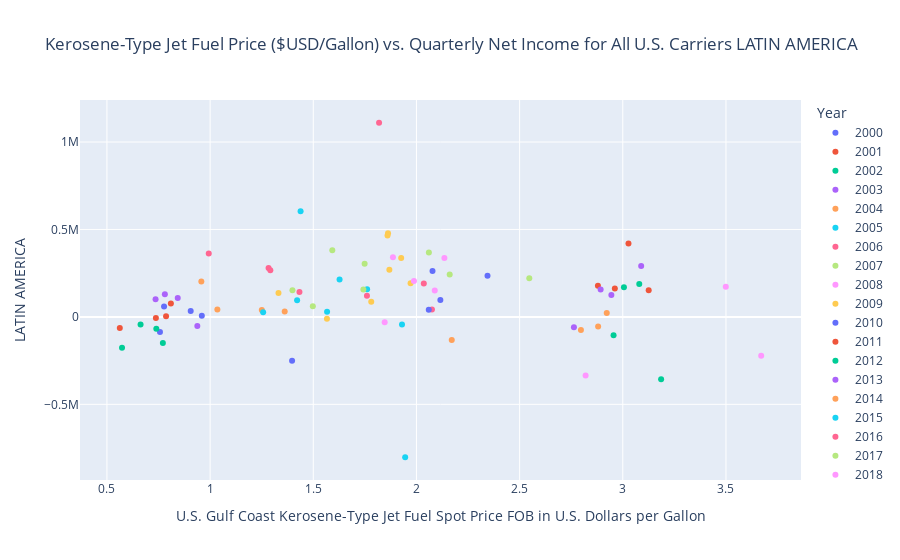

The notebook cell saved with this chart:
### Code cell
fig3 = px.scatter(income_and_fuel, x='U.S. Gulf Coast Kerosene-Type Jet Fuel Spot Price FOB in U.S. Dollars per Gallon',
                 y='LATIN AMERICA', hover_name='PERIOD', title='Kerosene-Type Jet Fuel Price ($USD/Gallon) vs. Quarterly Net Income for All U.S. Carriers LATIN AMERICA',
                color='Year')
fig3.show()

### Figure 1 — Plotly figure (JSON) as saved in the notebook; plotly's stock layout.template omitted (floating-point values rounded to 4 significant figures)
{"data": [{"hovertemplate": "<b>%{hovertext}</b><br><br>Year=2000<br>U.S. Gulf Coast Kerosene-Type Jet Fuel Spot Price FOB in U.S. Dollars per Gallon=%{x}<br>LATIN AMERICA=%{y}<extra></extra>", "hovertext": ["2000 - Quar 1", "2000 - Quar 2", "2000 - Quar 3", "2000 - Quar 4"], "legendgroup": "2000", "marker": {"color": "#636efa", "symbol": "circle"}, "mode": "markers", "name": "2000", "orientation": "v", "showlegend": true, "type": "scatter", "x": [0.7768, 0.757, 0.9059, 0.9599], "xaxis": "x", "y": [58927, -86040, 33056, 6639], "yaxis": "y"}, {"hovertemplate": "<b>%{hovertext}</b><br><br>Year=2001<br>U.S. Gulf Coast Kerosene-Type Jet Fuel Spot Price FOB in U.S. Dollars per Gallon=%{x}<br>LATIN AMERICA=%{y}<extra></extra>", "hovertext": ["2001 - Quar 1", "2001 - Quar 2", "2001 - Quar 3", "2001 - Quar 4"], "legendgroup": "2001", "marker": {"color": "#EF553B", "symbol": "circle"}, "mode": "markers", "name": "2001", "orientation": "v", "showlegend": true, "type": "scatter", "x": [0.8099, 0.7865, 0.7372, 0.5623], "xaxis": "x", "y": [76822, 3683, -6375, -63631], "yaxis": "y"}, {"hovertemplate": "<b>%{hovertext}</b><br><br>Year=2002<br>U.S. Gulf Coast Kerosene-Type Jet Fuel Spot Price FOB in U.S. Dollars per Gallon=%{x}<br>LATIN AMERICA=%{y}<extra></extra>", "hovertext": ["2002 - Quar 1", "2002 - Quar 2", "2002 - Quar 3", "2002 - Quar 4"], "legendgroup": "2002", "marker": {"color": "#00cc96", "symbol": "circle"}, "mode": "markers", "name": "2002", "orientation": "v", "showlegend": true, "type": "scatter", "x": [0.5731, 0.6629, 0.7393, 0.771], "xaxis": "x", "y": [-176148, -44110, -67435, -149090], "yaxis": "y"}, {"hovertemplate": "<b>%{hovertext}</b><br><br>Year=2003<br>U.S. Gulf Coast Kerosene-Type Jet Fuel Spot Price FOB in U.S. Dollars per Gallon=%{x}<br>LATIN AMERICA=%{y}<extra></extra>", "hovertext": ["2003 - Quar 1", "2003 - Quar 2", "2003 - Quar 3", "2003 - Quar 4"], "legendgroup": "2003", "marker": {"color": "#ab63fa", "symbol": "circle"}, "mode": "markers", "name": "2003", "orientation": "v", "showlegend": true, "type": "scatter", "x": [0.9381, 0.7357, 0.7807, 0.8431], "xaxis": "x", "y": [-51869, 100285, 129566, 107826], "yaxis": "y"}, {"hovertemplate": "<b>%{hovertext}</b><br><br>Year=2004<br>U.S. Gulf Coast Kerosene-Type Jet Fuel Spot Price FOB in U.S. Dollars per Gallon=%{x}<br>LATIN AMERICA=%{y}<extra></extra>", "hovertext": ["2004 - Quar 1", "2004 - Quar 2", "2004 - Quar 3", "2004 - Quar 4"], "legendgroup": "2004", "marker": {"color": "#FFA15A", "symbol": "circle"}, "mode": "markers", "name": "2004", "orientation": "v", "showlegend": true, "type": "scatter", "x": [0.9575, 1.035, 1.251, 1.362], "xaxis": "x", "y": [201821, 42467, 38782, 30756], "yaxis": "y"}, {"hovertemplate": "<b>%{hovertext}</b><br><br>Year=2005<br>U.S. Gulf Coast Kerosene-Type Jet Fuel Spot Price FOB in U.S. Dollars per Gallon=%{x}<br>LATIN AMERICA=%{y}<extra></extra>", "hovertext": ["2005 - Quar 1", "2005 - Quar 2", "2005 - Quar 3", "2005 - Quar 4"], "legendgroup": "2005", "marker": {"color": "#19d3f3", "symbol": "circle"}, "mode": "markers", "name": "2005", "orientation": "v", "showlegend": true, "type": "scatter", "x": [1.422, 1.567, 1.93, 1.945], "xaxis": "x", "y": [95583, 30014, -43150, -802628], "yaxis": "y"}, {"hovertemplate": "<b>%{hovertext}</b><br><br>Year=2006<br>U.S. Gulf Coast Kerosene-Type Jet Fuel Spot Price FOB in U.S. Dollars per Gallon=%{x}<br>LATIN AMERICA=%{y}<extra></extra>", "hovertext": ["2006 - Quar 1", "2006 - Quar 2", "2006 - Quar 3", "2006 - Quar 4"], "legendgroup": "2006", "marker": {"color": "#FF6692", "symbol": "circle"}, "mode": "markers", "name": "2006", "orientation": "v", "showlegend": true, "type": "scatter", "x": [1.819, 2.075, 2.036, 1.76], "xaxis": "x", "y": [1110214, 42078, 190769, 121001], "yaxis": "y"}, {"hovertemplate": "<b>%{hovertext}</b><br><br>Year=2007<br>U.S. Gulf Coast Kerosene-Type Jet Fuel Spot Price FOB in U.S. Dollars per Gallon=%{x}<br>LATIN AMERICA=%{y}<extra></extra>", "hovertext": ["2007 - Quar 1", "2007 - Quar 2", "2007 - Quar 3", "2007 - Quar 4"], "legendgroup": "2007", "marker": {"color": "#B6E880", "symbol": "circle"}, "mode": "markers", "name": "2007", "orientation": "v", "showlegend": true, "type": "scatter", "x": [1.749, 2.06, 2.161, 2.547], "xaxis": "x", "y": [303476, 368016, 242447, 221388], "yaxis": "y"}, {"hovertemplate": "<b>%{hovertext}</b><br><br>Year=2008<br>U.S. Gulf Coast Kerosene-Type Jet Fuel Spot Price FOB in U.S. Dollars per Gallon=%{x}<br>LATIN AMERICA=%{y}<extra></extra>", "hovertext": ["2008 - Quar 1", "2008 - Quar 2", "2008 - Quar 3", "2008 - Quar 4"], "legendgroup": "2008", "marker": {"color": "#FF97FF", "symbol": "circle"}, "mode": "markers", "name": "2008", "orientation": "v", "showlegend": true, "type": "scatter", "x": [2.82, 3.671, 3.499, 1.846], "xaxis": "x", "y": [-335226, -221837, 171764, -29950], "yaxis": "y"}, {"hovertemplate": "<b>%{hovertext}</b><br><br>Year=2009<br>U.S. Gulf Coast Kerosene-Type Jet Fuel Spot Price FOB in U.S. Dollars per Gallon=%{x}<br>LATIN AMERICA=%{y}<extra></extra>", "hovertext": ["2009 - Quar 1", "2009 - Quar 2", "2009 - Quar 3", "2009 - Quar 4"], "legendgroup": "2009", "marker": {"color": "#FECB52", "symbol": "circle"}, "mode": "markers", "name": "2009", "orientation": "v", "showlegend": true, "type": "scatter", "x": [1.331, 1.566, 1.781, 1.972], "xaxis": "x", "y": [136650, -11264, 86376, 192905], "yaxis": "y"}, {"hovertemplate": "<b>%{hovertext}</b><br><br>Year=2010<br>U.S. Gulf Coast Kerosene-Type Jet Fuel Spot Price FOB in U.S. Dollars per Gallon=%{x}<br>LATIN AMERICA=%{y}<extra></extra>", "hovertext": ["2010 - Quar 1", "2010 - Quar 2", "2010 - Quar 3", "2010 - Quar 4"], "legendgroup": "2010", "marker": {"color": "#636efa", "symbol": "circle"}, "mode": "markers", "name": "2010", "orientation": "v", "showlegend": true, "type": "scatter", "x": [2.06, 2.116, 2.078, 2.344], "xaxis": "x", "y": [40958, 95963, 262817, 235472], "yaxis": "y"}, {"hovertemplate": "<b>%{hovertext}</b><br><br>Year=2011<br>U.S. Gulf Coast Kerosene-Type Jet Fuel Spot Price FOB in U.S. Dollars per Gallon=%{x}<br>LATIN AMERICA=%{y}<extra></extra>", "hovertext": ["2011 - Quar 1", "2011 - Quar 2", "2011 - Quar 3", "2011 - Quar 4"], "legendgroup": "2011", "marker": {"color": "#EF553B", "symbol": "circle"}, "mode": "markers", "name": "2011", "orientation": "v", "showlegend": true, "type": "scatter", "x": [2.879, 3.126, 3.028, 2.961], "xaxis": "x", "y": [177773, 151816, 420131, 162680], "yaxis": "y"}, {"hovertemplate": "<b>%{hovertext}</b><br><br>Year=2012<br>U.S. Gulf Coast Kerosene-Type Jet Fuel Spot Price FOB in U.S. Dollars per Gallon=%{x}<br>LATIN AMERICA=%{y}<extra></extra>", "hovertext": ["2012 - Quar 1", "2012 - Quar 2", "2012 - Quar 3", "2012 - Quar 4"], "legendgroup": "2012", "marker": {"color": "#00cc96", "symbol": "circle"}, "mode": "markers", "name": "2012", "orientation": "v", "showlegend": true, "type": "scatter", "x": [3.186, 2.955, 3.08, 3.006], "xaxis": "x", "y": [-357006, -104616, 187415, 169237], "yaxis": "y"}, {"hovertemplate": "<b>%{hovertext}</b><br><br>Year=2013<br>U.S. Gulf Coast Kerosene-Type Jet Fuel Spot Price FOB in U.S. Dollars per Gallon=%{x}<br>LATIN AMERICA=%{y}<extra></extra>", "hovertext": ["2013 - Quar 1", "2013 - Quar 2", "2013 - Quar 3", "2013 - Quar 4"], "legendgroup": "2013", "marker": {"color": "#ab63fa", "symbol": "circle"}, "mode": "markers", "name": "2013", "orientation": "v", "showlegend": true, "type": "scatter", "x": [3.089, 2.763, 2.945, 2.893], "xaxis": "x", "y": [290326, -59773, 125408, 156472], "yaxis": "y"}, {"hovertemplate": "<b>%{hovertext}</b><br><br>Year=2014<br>U.S. Gulf Coast Kerosene-Type Jet Fuel Spot Price FOB in U.S. Dollars per Gallon=%{x}<br>LATIN AMERICA=%{y}<extra></extra>", "hovertext": ["2014 - Quar 1", "2014 - Quar 2", "2014 - Quar 3", "2014 - Quar 4"], "legendgroup": "2014", "marker": {"color": "#FFA15A", "symbol": "circle"}, "mode": "markers", "name": "2014", "orientation": "v", "showlegend": true, "type": "scatter", "x": [2.922, 2.88, 2.797, 2.171], "xaxis": "x", "y": [22305, -54932, -75577, -131575], "yaxis": "y"}, {"hovertemplate": "<b>%{hovertext}</b><br><br>Year=2015<br>U.S. Gulf Coast Kerosene-Type Jet Fuel Spot Price FOB in U.S. Dollars per Gallon=%{x}<br>LATIN AMERICA=%{y}<extra></extra>", "hovertext": ["2015 - Quar 1", "2015 - Quar 2", "2015 - Quar 3", "2015 - Quar 4"], "legendgroup": "2015", "marker": {"color": "#19d3f3", "symbol": "circle"}, "mode": "markers", "name": "2015", "orientation": "v", "showlegend": true, "type": "scatter", "x": [1.627, 1.761, 1.438, 1.257], "xaxis": "x", "y": [213705, 158598, 604630, 25921], "yaxis": "y"}, {"hovertemplate": "<b>%{hovertext}</b><br><br>Year=2016<br>U.S. Gulf Coast Kerosene-Type Jet Fuel Spot Price FOB in U.S. Dollars per Gallon=%{x}<br>LATIN AMERICA=%{y}<extra></extra>", "hovertext": ["2016 - Quar 1", "2016 - Quar 2", "2016 - Quar 3", "2016 - Quar 4"], "legendgroup": "2016", "marker": {"color": "#FF6692", "symbol": "circle"}, "mode": "markers", "name": "2016", "orientation": "v", "showlegend": true, "type": "scatter", "x": [0.9934, 1.283, 1.292, 1.433], "xaxis": "x", "y": [362407, 279168, 266508, 141921], "yaxis": "y"}, {"hovertemplate": "<b>%{hovertext}</b><br><br>Year=2017<br>U.S. Gulf Coast Kerosene-Type Jet Fuel Spot Price FOB in U.S. Dollars per Gallon=%{x}<br>LATIN AMERICA=%{y}<extra></extra>", "hovertext": ["2017 - Quar 1", "2017 - Quar 2", "2017 - Quar 3", "2017 - Quar 4"], "legendgroup": "2017", "marker": {"color": "#B6E880", "symbol": "circle"}, "mode": "markers", "name": "2017", "orientation": "v", "showlegend": true, "type": "scatter", "x": [1.498, 1.399, 1.592, 1.743], "xaxis": "x", "y": [61452, 152157, 380782, 156080], "yaxis": "y"}, {"hovertemplate": "<b>%{hovertext}</b><br><br>Year=2018<br>U.S. Gulf Coast Kerosene-Type Jet Fuel Spot Price FOB in U.S. Dollars per Gallon=%{x}<br>LATIN AMERICA=%{y}<extra></extra>", "hovertext": ["2018 - Quar 1", "2018 - Quar 2", "2018 - Quar 3", "2018 - Quar 4"], "legendgroup": "2018", "marker": {"color": "#FF97FF", "symbol": "circle"}, "mode": "markers", "name": "2018", "orientation": "v", "showlegend": true, "type": "scatter", "x": [1.886, 2.089, 2.135, 1.988], "xaxis": "x", "y": [341526, 150583, 336129, 205160], "yaxis": "y"}, {"hovertemplate": "<b>%{hovertext}</b><br><br>Year=2019<br>U.S. Gulf Coast Kerosene-Type Jet Fuel Spot Price FOB in U.S. Dollars per Gallon=%{x}<br>LATIN AMERICA=%{y}<extra></extra>", "hovertext": ["2019 - Quar 1", "2019 - Quar 2", "2019 - Quar 3", "2019 - Quar 4"], "legendgroup": "2019", "marker": {"color": "#FECB52", "symbol": "circle"}, "mode": "markers", "name": "2019", "orientation": "v", "showlegend": true, "type": "scatter", "x": [1.869, 1.926, 1.862, 1.86], "xaxis": "x", "y": [269912, 337052, 477840, 465079], "yaxis": "y"}, {"hovertemplate": "<b>%{hovertext}</b><br><br>Year=2020<br>U.S. Gulf Coast Kerosene-Type Jet Fuel Spot Price FOB in U.S. Dollars per Gallon=%{x}<br>LATIN AMERICA=%{y}<extra></extra>", "hovertext": ["2020 - Quar 1"], "legendgroup": "2020", "marker": {"color": "#636efa", "symbol": "circle"}, "mode": "markers", "name": "2020", "orientation": "v", "showlegend": true, "type": "scatter", "x": [1.397], "xaxis": "x", "y": [-251044], "yaxis": "y"}], "layout": {"legend": {"title": {"text": "Year"}, "tracegroupgap": 0}, "title": {"text": "Kerosene-Type Jet Fuel Price ($USD/Gallon) vs. Quarterly Net Income for All U.S. Carriers LATIN AMERICA"}, "xaxis": {"anchor": "y", "domain": [0, 1], "title": {"text": "U.S. Gulf Coast Kerosene-Type Jet Fuel Spot Price FOB in U.S. Dollars per Gallon"}}, "yaxis": {"anchor": "x", "domain": [0, 1], "title": {"text": "LATIN AMERICA"}}}}
